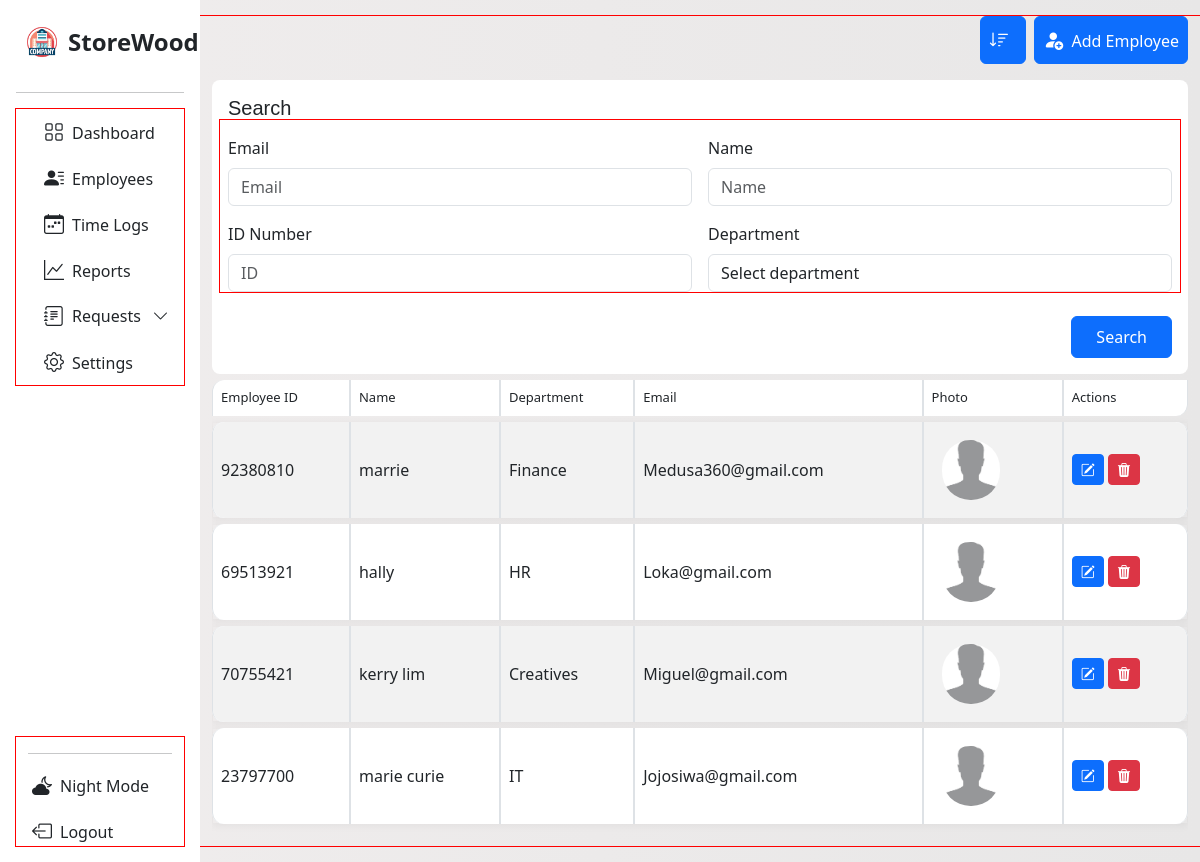
Page /search_employee on the earlier database version.
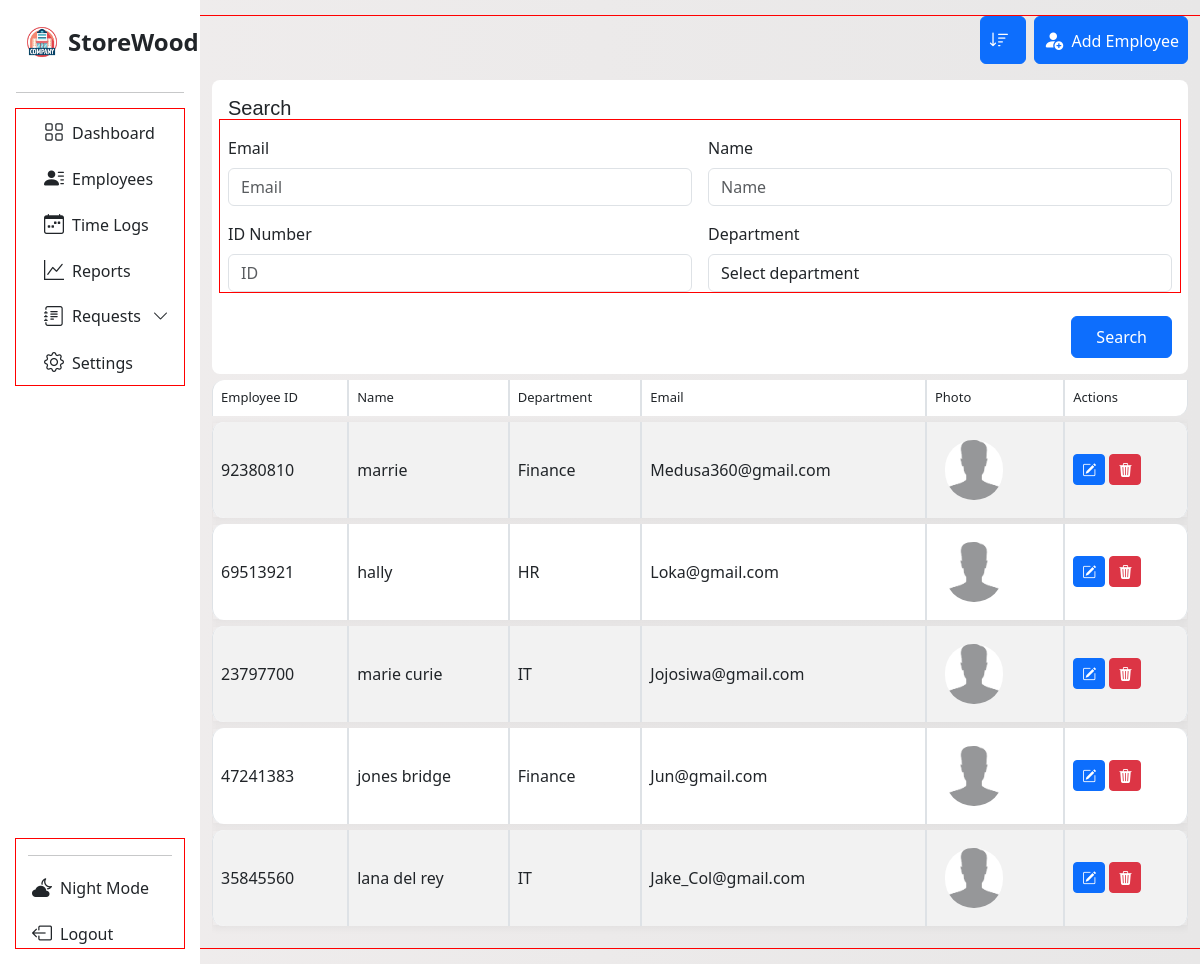
Same page on the later database version.
### tables this page shows
CREATE TABLE employee 
                            (id INTEGER PRIMARY KEY AUTOINCREMENT,
                            employee_id TEXT, name TEXT, department TEXT,
                            photo_path TEXT, email TEXT);

### App/main.py (the view)
@app.route('/search_employee', methods=['GET'])
def search_employee():
    iden_num = request.args.get('identification-number')
    name = request.args.get('name')
    department = request.args.get('department')
    email = request.args.get('email')
    filters = []
    values = []
    if iden_num:
        filters.append("employee_id = ?")
        values.append(iden_num)
    if name:
        filters.append("name LIKE ?")
        values.append(f"%{name}%")
    if department:
        filters.append("department = ?")
        values.append(department)
    if email:
        filters.append("email LIKE ?")
        values.append(f"%{email}%")
    where_clause = " AND ".join(filters) if filters else "1=1"
    try:
        with sqlite3.connect(db.connect_employee()) as con:
            cur = con.cursor()
            query = f"""
                SELECT employee_id, name, department, email, photo_path, id
                FROM employee
                WHERE {where_clause}
            """
            cur.execute(query, values)
            results = cur.fetchall()
            return render_template('e_manage.html', employee=results,
                       iden_num=iden_num, name=name, department=department, email=email)
    except sqlite3.Error as e:
        print("Fetch error:", e)
        results = []
    return render_template('e_manage.html', employee=results)

### App/database.py (called while the page is built)
    def connect_employee(self):
        return self.employee_database

### App/templates/e_manage.html (shortened to what this page needs)
<!DOCTYPE html>
<html lang="en">
<head>
  <link rel="stylesheet" href="{{ url_for('static', filename='dash.css') }}">
  <link rel="stylesheet" href="{{ url_for('static', filename='manage.css') }}">
  <link href="https://cdn.jsdelivr.net/npm/bootstrap-icons@1.11.3/font/bootstrap-icons.css" rel="stylesheet">
  <link href='https://unpkg.com/boxicons@2.1.4/css/boxicons.min.css' rel='stylesheet'>
  <link href="https://cdn.jsdelivr.net/npm/bootstrap@5.3.0/dist/css/bootstrap.min.css" rel="stylesheet">
</head>
<body>
<div class="container-fluid overflow-hidden">
  <div class="row vh-100 overflow-auto">
     <nav id="sidebarMenu" class="col-12 col-sm-4 col-md-3 col-lg-3 col-xl-2 bg-col px-0 position-sticky sticky-top">
  <div class="d-flex w-100 flex-column p-3 align-items-sm-start pt-4 h-100">
    <a href="/" class="d-flex align-items-center mb-3 text-dark text-decoration-none w-100 px-2">
      <img src="{{ url_for('static', filename='img/company.png') }}?v=2" alt="Logo" width="36" height="36" class="me-2">
      <span class="fs-4 fw-semibold">StoreWood</span>
    </a>
    <hr class="w-100">
    <ul class="nav nav-pills flex-column mb-auto w-100" id="menu">
      <div class="container con-li">
        <li class="nav-item">
          <a href="{{ url_for('management') }}" class="nav-link text-dark {% if page == 'dashboard' %}active-page{% endif %}">
            <i class="fs-5 bi bi-grid"></i><span class="ms-2">Dashboard</span>
          </a>
        </li>
        <li class="nav-item">
          <a class="nav-link text-dark {% if page == 'employees' %}active-page{% endif %}" href="{{ url_for('employees_management') }}">
            <i class="bi bi-person-lines-fill fs-5"></i><span class="ms-2">Employees</span>
          </a>
        </li>
        <li>
          <a href="#" class="nav-link text-dark {% if page == 'timelogs' %}active-page{% endif %}">
            <i class="bi bi-calendar-week fs-5"></i><span class="ms-2">Time Logs</span>
          </a>
        </li>
        <li>
          <a href="#" class="nav-link text-dark {% if page == 'reports' %}active-page{% endif %}">
            <i class="fs-5 bi bi-graph-up"></i><span class="ms-2">Reports</span>
          </a>
        </li>
        <li class="nav-item">
          <a class="nav-link d-flex justify-content-between align-items-center text-dark {% if page == 'requests' %}active-page{% endif %}"
            data-bs-toggle="collapse" href="#requestsSubMenu" role="button" aria-expanded="false" aria-controls="requestsSubMenu">
            <span class="d-flex align-items-center gap-2 flex-grow-1">
              <i class="fs-5 bi bi-journal-text"></i>
              <span class="text-truncate">Requests</span>
            </span>
            <i class="bi bi-chevron-down arrow-icon ms-2"></i>
          </a>
        </li>
        <li>
          <a href="#" class="nav-link text-dark {% if page == 'settings' %}active-page{% endif %}">
            <i class="fs-5 bi bi-gear"></i><span class="ms-2">Settings</span>
          </a>
        </li>
      </div>
    </ul>
    <div class="container mt-auto">
      <hr class="w-100">
      <a href="{{ url_for('admin_login') }}" class="nav-link text-dark mt-3">
        <i class="bi bi-cloud-moon-fill fs-5 ms-1"></i><span class="ms-2">Night Mode</span>
      </a>
      <a href="{{ url_for('admin_login') }}" class="nav-link text-dark mt-3">
        <i class="bi bi-box-arrow-left fs-5 ms-1"></i><span class="ms-2">Logout</span>
      </a>
    </div>
  </div>
</nav>
<div class="col d-flex flex-column w-50">
<div class="row mb-3 mt-3">
  <div class="col-12 d-flex justify-content-end flex-wrap gap-2 gap-md-0">
       <div class="d-flex flex-row align-items-center gap-2 mb-3 flex-wrap">
      <div>
        <div class="dropdown">
          <button class="btn btn-primary p-2 pe-3" type="button" title="Dropdown" id="sortDropdown" data-bs-toggle="dropdown" aria-expanded="false">
            <i class="bi bi-sort-down fs-5"></i>
          </button>
        </div>
      </div>
      <div>
        <a href="{{ url_for('add_employee') }}">
          <button class="btn btn-primary p-2" type="button">
            <i class="bi bi-person-fill-add fs-5"></i> <span class="ms-1">Add Employee</span>
          </button>
        </a>
      </div>
    </div>
      <div class="col-12">
        <form action="{{ url_for('search_employee') }}" method="get" class="rounded-3 p-3" style="background-color: white;">
          <p class="search-txt h5 mb-3">Search</p>
          <div class="row g-3">
            <div class="col-md-6">
              <label for="e-email" class="form-label">Email</label>
              <input name="email" value="{{ email or '' }}" type="email" id="e-email" class="form-control" placeholder="Email">
            </div>
            <div class="col-md-6">
              <label for="e-name" class="form-label">Name</label>
              <input name="name" value="{{ name or '' }}" type="text" id="e-name" class="form-control" placeholder="Name">
            </div>
            <div class="col-md-6">
              <label for="e-id" class="form-label">ID Number</label>
              <input name="identification-number" value="{{ iden_num or '' }}" type="text" id="e-id" class="form-control" placeholder="ID">
            </div>
            <div class="col-md-6">
              <label for="e-dept" class="form-label">Department</label>
              <select id="e-dept" class="form-control" name="department">
                <option selected disabled>Select department</option>
              </select>
            </div>
          </div>
          <div class="d-flex justify-content-end mt-4">
            <button type="submit" class="btn btn-primary px-4 py-2">Search</button>
          </div>
        </form>
      </div>
  <div class="col-12">
    <div class="table-responsive">
      <table class="table table-striped table-bordered custom-table">
        <thead class="head">
          <tr>
            <th>Employee ID</th>
            <th>Name</th>
            <th>Department</th>
            <th>Email</th>
            <th>Photo</th>
            <th>Actions</th>
          </tr>
        </thead>
        <tbody>
          {% if employee %}
            {% for emp in employee %}
              <tr>
                <td>{{ emp[0] }}</td>
                <td>{{ emp[1] }}</td>
                <td>{{ emp[2] }}</td>
                <td>{{ emp[3] }}</td>
                <td>
                  {% if emp[4] %}
                    <img class="employee-photos" src="{{ url_for('static', filename=emp[4]) }}" width="100" alt="Employee Photo">
                  {% endif %}
                </td>
                <td>
                  <a href="{{ url_for('edit_employees_profile', id=emp[5]) }}" class="btn btn-primary btn-sm"><i class="bi bi-pencil-square"></i></a>
                  <a href="{{ url_for('delete_employee_profile', id=emp[5]) }}" class="btn btn-danger btn-sm"><i class="bi bi-trash3-fill"></i></a>
                </td>
              </tr>
            {% endfor %}
          {% else %}
            <tr>
              <td colspan="6" class="text-center">No employee found.</td>
            </tr>
          {% endif %}
        </tbody>
      </table>
    </div>
  </div>
</div>
    </div>
  </div>
</div>
</body>
</html>

### App/static/dash.css (style rules this page uses)
* { scrollbar-width: none; }
body { background: linear-gradient(to right, #f0eded, #e8e7e7); overflow: hidden; scrollbar-width: none; height: 100%; }
*, *::before, *::after { box-sizing: border-box; }
.bg-col { background-color: rgb(255, 255, 255) !important; }
.dropdown { width: 100%; z-index: 100; }
.custom-table { border-collapse: separate !important; border-spacing: 0 6px; height: 30px; border-radius: 10px; overflow-y: scroll; }
.custom-table tbody tr td, .custom-table tbody tr th { height: 70px; vertical-align: middle; }
.custom-table tbody tr { background-color: #fff; box-shadow: 0 2px 8px rgba(0, 0, 0, 0.05); }
.custom-table tbody tr td:first-child, .custom-table tbody tr th:first-child { border-top-left-radius: 12px; border-bottom-left-radius: 12px; }
.custom-table tbody tr td:last-child { border-top-right-radius: 12px; border-bottom-right-radius: 12px; }
.custom-table thead th:first-child { border-top-left-radius: 12px; }
.custom-table thead th:last-child { border-bottom-right-radius: 12px; }
thead.head th { font-size: small; font-weight: 500; }
.bg-col { background-color: white; }
.bg-col ul li { min-width: 140px; max-width: 100%; width: auto; }
#sidebarMenu { height: 100vh; overflow-y: scroll; overflow-x: hidden; position: sticky; top: 0; scrollbar-width: none; -ms-overflow-style: none; }
main, .container, .row, .col { outline: 1px solid red; }
.search-txt { font-weight: 400; font-family: 'Gill Sans', 'Gill Sans MT', Calibri, 'Trebuchet MS', sans-serif; }
#sortDropdown i { font-size: 20px; }
.arrow-icon { transition: transform 0.3s ease; display: inline-block; position: relative; width: 1.2em; text-align: center; }
.arrow-icon::before { content: ''; display: inline-block; width: 0; }

### App/static/manage.css (style rules this page uses)
.employee-photos { padding: 10px; width: 4.9rem; height: 5rem; border-radius: 2.4em; object-fit: cover; }

Differences in the rows shown:
removed employee: employee "70755421", name "kerry lim", department "Creatives", email "Miguel@gmail.com", photo_path (placeholder picture)
added employee: employee "47241383", name "jones bridge", department "Finance", email "Jun@gmail.com", photo_path (placeholder picture)
added employee: employee "35845560", name "lana del rey", department "IT", email "Jake_Col@gmail.com", photo_path (placeholder picture)
